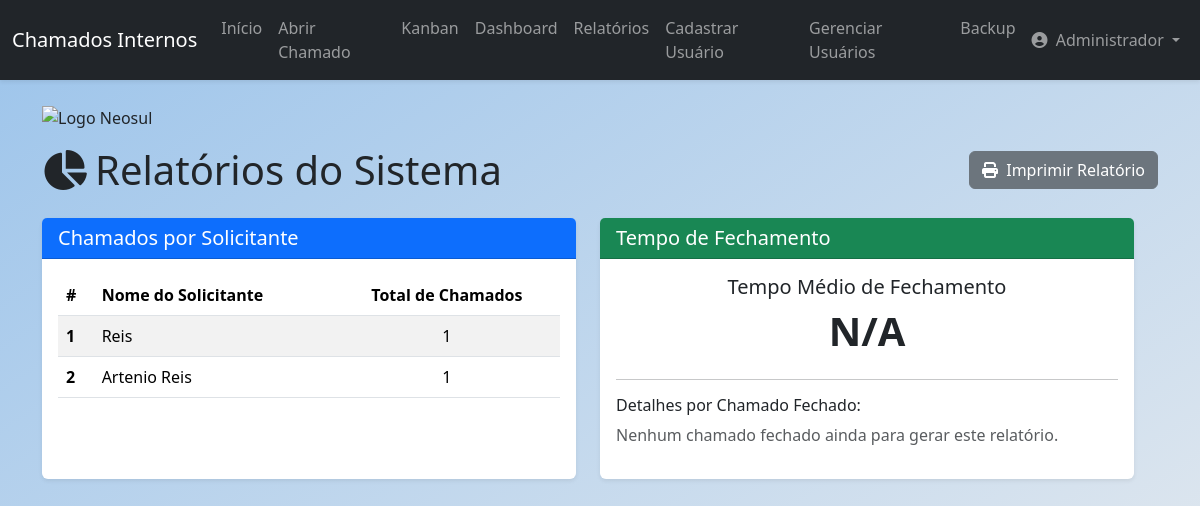
The app's page /reports (signed in), older data.
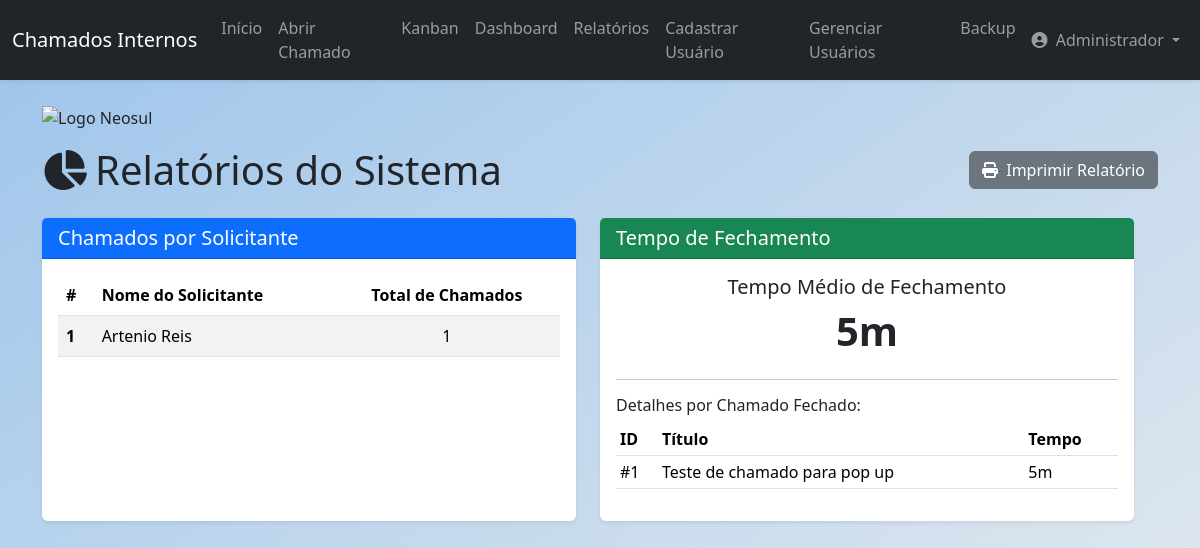
The same page, newer data.
### app/models.py (models this page shows, shortened)
class User(db.Model, UserMixin):
    id = db.Column(db.Integer, primary_key=True)
    name = db.Column(db.String(100), nullable=False)
    email = db.Column(db.String(120), unique=True, nullable=False)
    sector = db.Column(db.String(50), nullable=False)
    password = db.Column(db.String(128), nullable=False)
    access_level = db.Column(db.String(20), nullable=False, default='colaborador')
    is_active = db.Column(db.Boolean, nullable=False, default=True)
    created_at = db.Column(db.DateTime, default=datetime.utcnow)
    tickets_created = db.relationship('Ticket', backref='author', lazy=True, foreign_keys='Ticket.user_id')
    tickets_assigned = db.relationship('Ticket', backref='assignee_user', lazy=True, foreign_keys='Ticket.assigned_to')
    comments = db.relationship('Comment', backref='comment_author', lazy=True)

class Ticket(db.Model):
    id = db.Column(db.Integer, primary_key=True)
    title = db.Column(db.String(150), nullable=False)
    description = db.Column(db.Text, nullable=False)
    user_id = db.Column(db.Integer, db.ForeignKey('user.id'), nullable=False)
    origin_sector = db.Column(db.String(50), nullable=False)
    target_sector = db.Column(db.String(50), nullable=False)
    priority = db.Column(db.String(20), nullable=False, default='baixa')
    status = db.Column(db.String(20), nullable=False, default='Aberto')
    created_at = db.Column(db.DateTime, default=datetime.utcnow)
    updated_at = db.Column(db.DateTime, default=datetime.utcnow, onupdate=datetime.utcnow)
    closed_at = db.Column(db.DateTime, nullable=True, default=None)
    attachment_filename = db.Column(db.String(100), nullable=True)
    assigned_to = db.Column(db.Integer, db.ForeignKey('user.id'), nullable=True)
    comments = db.relationship('Comment', backref='ticket', lazy=True, cascade="all, delete-orphan")
    history = db.relationship('TicketHistory', backref='ticket', lazy=True, cascade="all, delete-orphan")

### app/routes.py (the view)
@main.route('/reports')
@login_required
def reports():
    if not is_tecnico(): abort(403)
    def format_timedelta(td):
        if td is None: return "N/A"
        total_seconds = int(td.total_seconds())
        days, remainder = divmod(total_seconds, 86400)
        hours, remainder = divmod(remainder, 3600)
        minutes, _ = divmod(remainder, 60)
        parts = []
        if days > 0: parts.append(f"{days}d")
        if hours > 0: parts.append(f"{hours}h")
        if minutes > 0: parts.append(f"{minutes}m")
        return " ".join(parts) if parts else "< 1m"
    tickets_per_user = db.session.query(User.name, func.count(Ticket.id).label('ticket_count')).join(Ticket, User.id == Ticket.user_id).group_by(User.name).order_by(func.count(Ticket.id).desc()).all()
    closed_tickets = Ticket.query.filter(Ticket.status == 'Fechado', Ticket.closed_at.isnot(None)).all()
    average_closing_time, closing_time_details = None, []
    if closed_tickets:
        total_seconds = sum([(t.closed_at - t.created_at).total_seconds() for t in closed_tickets])
        average_seconds = total_seconds / len(closed_tickets)
        average_closing_time_td = timedelta(seconds=average_seconds)
        average_closing_time = format_timedelta(average_closing_time_td)
        for ticket in closed_tickets:
            duration = ticket.closed_at - ticket.created_at
            closing_time_details.append({'id': ticket.id, 'title': ticket.title, 'author': ticket.author.name, 'duration_str': format_timedelta(duration)})
    return render_template('reports.html', title='Relatórios', tickets_per_user=tickets_per_user, average_closing_time=average_closing_time, closing_time_details=closing_time_details)

### app/__init__.py (called while the page is built)
@login_manager.user_loader
def load_user(user_id):
    from app.models import User
    return User.query.get(int(user_id))

### app/routes.py (called while the page is built)
def is_tecnico():
    return current_user.is_authenticated and (current_user.access_level == 'tecnico' or current_user.access_level == 'administrador')

### app/templates/reports.html
{% extends "base.html" %}
{% block content %}
<div class="row mt-4">
    <div class="col-12 mb-3 d-print-none">
        <img src="https://neosul.com.br/clientes/1/img/logo.png" alt="Logo Neosul" style="max-width: 250px; height: auto;">
    </div>
    <div class="d-flex justify-content-between align-items-center mb-4 d-print-none">
        <h1 class="mb-0"><i class="fas fa-chart-pie me-2"></i>Relatórios do Sistema</h1>
        <button id="print-report-btn" class="btn btn-secondary">
            <i class="fas fa-print me-1"></i> Imprimir Relatório
        </button>
    </div>
    <div class="row">
        <div class="col-md-6 mb-4">
            <div class="card shadow-sm h-100">
                <div class="card-header bg-primary text-white">
                    <h5 class="mb-0">Chamados por Solicitante</h5>
                </div>
                <div class="card-body">
                    {% if tickets_per_user %}
                        <table class="table table-striped table-hover">
                            <thead>
                                <tr>
                                    <th scope="col">#</th>
                                    <th scope="col">Nome do Solicitante</th>
                                    <th scope="col" class="text-center">Total de Chamados</th>
                                </tr>
                            </thead>
                            <tbody>
                                {% for user in tickets_per_user %}
                                <tr>
                                    <th scope="row">{{ loop.index }}</th>
                                    <td>{{ user.name }}</td>
                                    <td class="text-center">{{ user.ticket_count }}</td>
                                </tr>
                                {% endfor %}
                            </tbody>
                        </table>
                    {% else %}
                        <p class="text-muted">Nenhum chamado aberto ainda para gerar este relatório.</p>
                    {% endif %}
                </div>
            </div>
        </div>
        <div class="col-md-6 mb-4">
            <div class="card shadow-sm h-100">
                <div class="card-header bg-success text-white">
                    <h5 class="mb-0">Tempo de Fechamento</h5>
                </div>
                <div class="card-body">
                    <div class="text-center mb-4">
                        <h5>Tempo Médio de Fechamento</h5>
                        <p class="display-6 fw-bold">{{ average_closing_time or 'N/A' }}</p>
                    </div>
                    <hr>
                    <h6>Detalhes por Chamado Fechado:</h6>
                    {% if closing_time_details %}
                        <table class="table table-sm table-hover">
                            <thead>
                                <tr>
                                    <th>ID</th>
                                    <th>Título</th>
                                    <th>Tempo</th>
                                </tr>
                            </thead>
                            <tbody>
                                {% for detail in closing_time_details %}
                                <tr>
                                    <td>#{{ detail.id }}</td>
                                    <td>{{ detail.title | truncate(30, True) }}</td>
                                    <td>{{ detail.duration_str }}</td>
                                </tr>
                                {% endfor %}
                            </tbody>
                        </table>
                    {% else %}
                        <p class="text-muted">Nenhum chamado fechado ainda para gerar este relatório.</p>
                    {% endif %}
                </div>
            </div>
        </div>
    </div>
{% endblock content %}

Row changes from the older to the newer data that the page shows:
no longer on this page (row edited): User: name "Reis", ticket_count "1"
now on this page (row edited): Ticket: title "Teste de chamado para pop up"
Text that changed along with them:
{{ average_closing_time or 'N/A' }}: "N/A" → "5m"
text no longer shown: "Nenhum chamado fechado ainda para gerar este relatório."
text now shown: "ID Título Tempo"
new list line: "# 1 5m"
